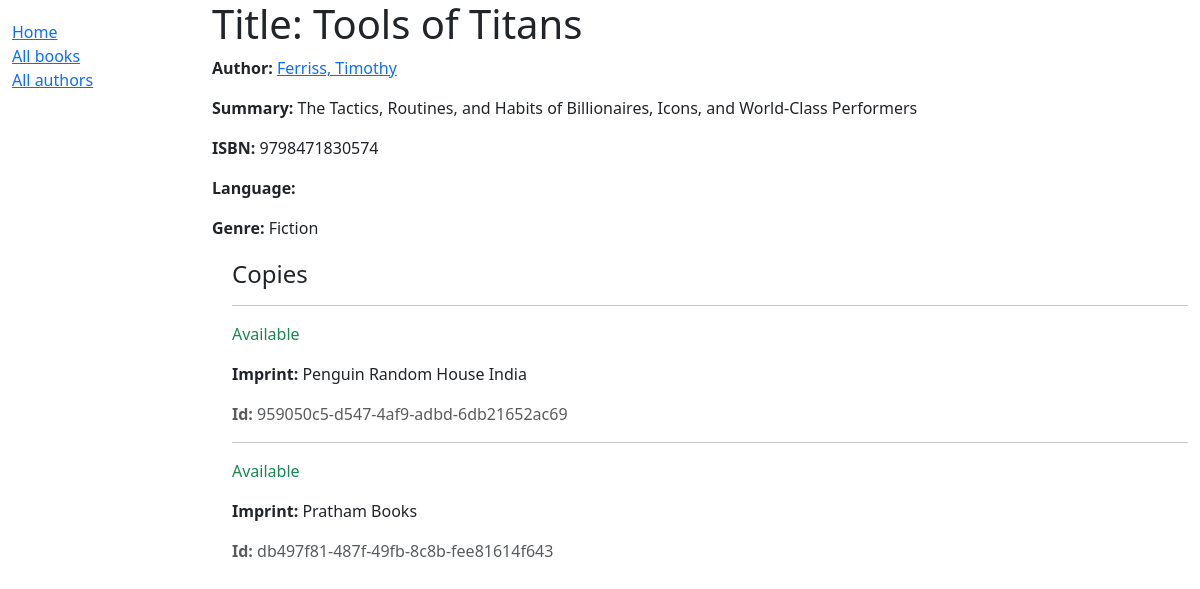
/catalog/book/2, run on the app's committed database.
### catalog/models.py (models this page shows, shortened)
class Book(models.Model):
    title = models.CharField(max_length=200)
    author = models.ForeignKey('Author', on_delete=models.RESTRICT, null=True)
    summary = models.TextField(max_length=1000, help_text="Enter a brief description of the book")
    isbn = models.CharField('ISBN', max_length=13, unique=True, help_text='13 Character <a href="https://www.isbn-international.org/content/what-isbn'
                                      '">ISBN number</a>')
    genre = models.ManyToManyField(Genre, help_text="Select a genre for this book")
    def display_genre(self):
        return ', '.join(genre.name for genre in self.genre.all()[:3])
    display_genre.short_description = 'Genre'

class Author(models.Model):
    first_name = models.CharField(max_length=100)
    last_name = models.CharField(max_length=100)
    date_of_birth = models.DateField(null=True, blank=True)
    date_of_death = models.DateField('Died', null=True, blank=True)
    class Meta:
        ordering = ['last_name', 'first_name']
    def __str__(self):
        return f'{self.last_name}, {self.first_name}'

class Genre(models.Model):
    name = models.CharField(max_length=200, unique=True, help_text="Enter a book genre(Science, Fiction, French etc )")
    def __str__(self):
        return self.name
    class Meta:
        constraints = [
            UniqueConstraint(Lower('name'),
                             name='genre_name_case_insensitive_unique',
                             violation_error_message="Genre already exists!"),
        ]

class BookInstance(models.Model):
    id = models.UUIDField(primary_key=True, default=uuid.uuid4, help_text="Unique ID for this particular book across whole library")
    book = models.ForeignKey('Book', on_delete=models.RESTRICT, null=True)
    imprint = models.CharField(max_length=200)
    due_back = models.DateField(null=True, blank=True)
    LOAN_STATUS = (
        ('m', 'Maintenance'),
        ('o', 'On loan'),
        ('a', 'Available'),
        ('r', 'Reserved'),
    )
    status = models.CharField(max_length=1, choices=LOAN_STATUS, blank=True, default='m', help_text='Book availability')
    class Meta:
        ordering = ['due_back']
    def display_status(self):
        return self.get_status_display()
    display_status.short_description = 'Status'

### catalog/views.py (the view)
# urls.py: path('book/<int:pk>', views.BookDetailView.as_view(), name='book-detail'),
class BookDetailView(generic.DetailView):
    model = Book

### catalog/templates/catalog/book_detail.html (shortened to what this page needs)
{% extends "base_generic.html" %}
{% block content %}
  <h1>Title: {{ book.title }}</h1>
  <p><strong>Author:</strong> <a href="">{{ book.author }}</a></p>
  <p><strong>Summary:</strong> {{ book.summary }}</p>
  <p><strong>ISBN:</strong> {{ book.isbn }}</p>
  <p><strong>Language:</strong> {{ book.language }}</p>
  <p><strong>Genre:</strong> {{ book.genre.all|join:", " }}</p>
  <div style="margin-left:20px;margin-top:20px">
    <h4>Copies</h4>
    {% for copy in book.bookinstance_set.all %}
      <hr />
      <p
        class="{% if copy.status == 'a' %}text-success{% elif copy.status == 'm' %}text-danger{% else %}text-warning{% endif %}">
        {{ copy.get_status_display }}
      </p>
      <p><strong>Imprint:</strong> {{ copy.imprint }}</p>
      <p class="text-muted"><strong>Id:</strong> {{ copy.id }}</p>
    {% endfor %}
  </div>
{% endblock %}

### data on the page
Book: author "Ferriss, Timothy", summary "The Tactics, Routines, and Habits of Billionaires, Icons, and World-Class Performers", isbn "9798471830574", genre.all "Fiction"
BookInstance: status "Available", imprint "Penguin Random House India", id "959050c5-d547-4af9-adbd-6db21652ac69"
BookInstance: status "Available", imprint "Pratham Books", id "db497f81-487f-49fb-8c8b-fee81614f643"
